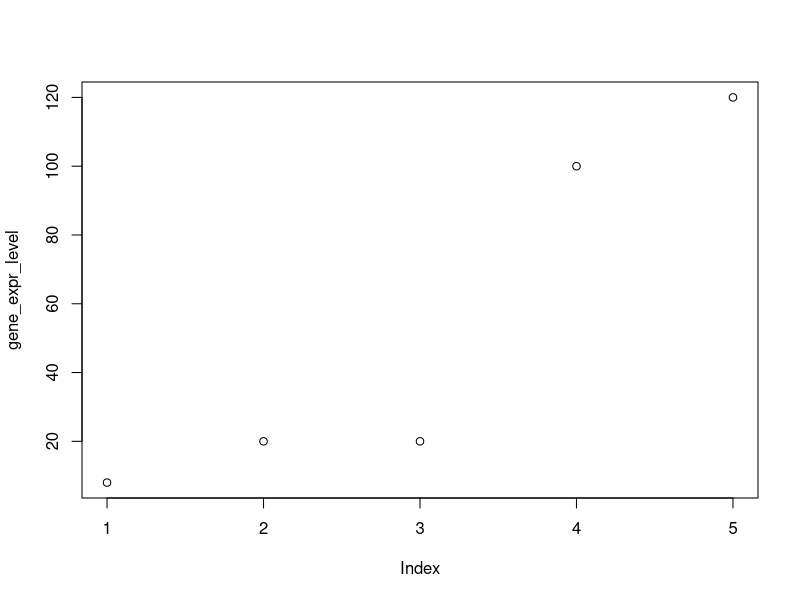
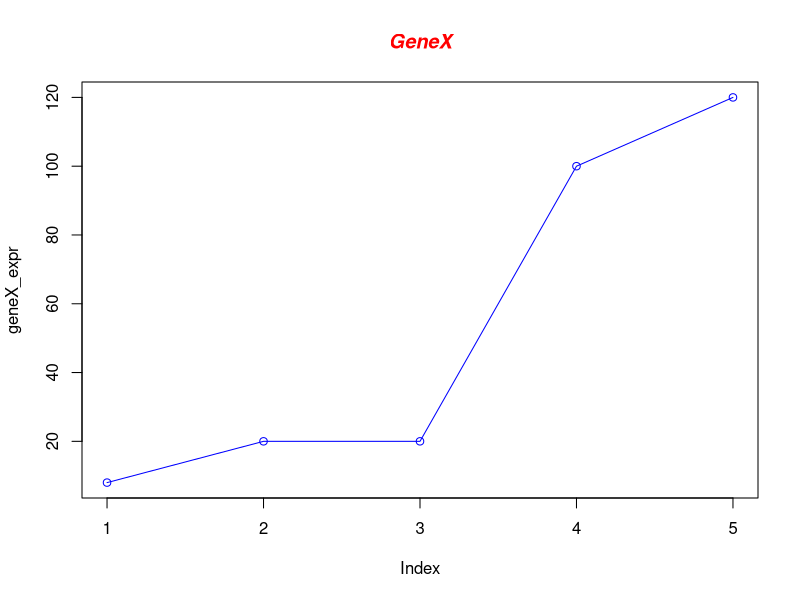
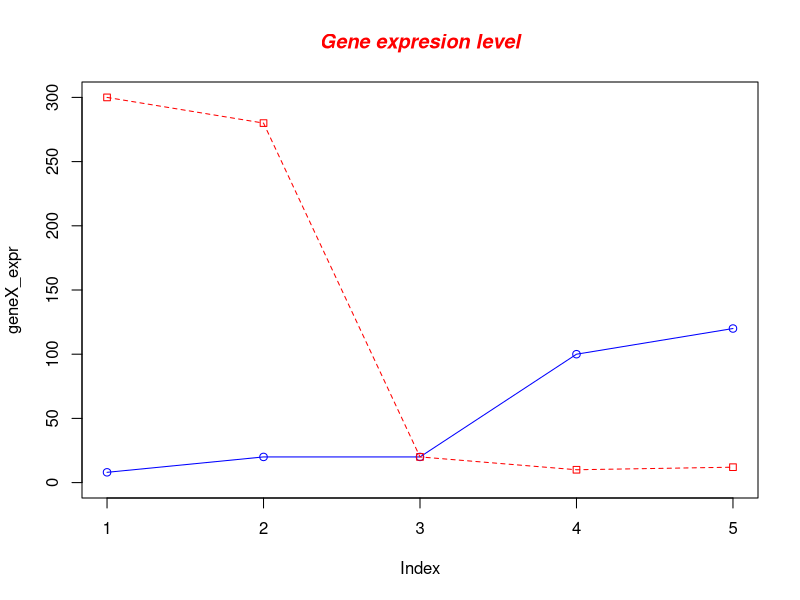

Here is the R script that generated these plots, in order:
## ---- chunk 1
# Define the gene_expr_level vector with 5 values
gene_expr_level <- c(8, 20, 20, 100, 120)

# Graph the gene_expr_fpkm vector with all defaults
plot(gene_expr_level)
## ---- chunk 2
# Define the gene_expr_level vector with 5 values
geneX_expr <- c(8, 20, 20, 100, 120)

# Graph cars using blue points overlayed by a line 
plot(geneX_expr, type="o", col="blue")

# Create a title with a red, bold/italic font
title(main="GeneX", col.main="red", font.main=4)
## ---- chunk 3
# Define the gene_expr_level vector with 5 values
geneX_expr <- c(8, 20, 20, 100, 120)
geneY_expr <- c(300, 280, 20, 10, 12)

# Graph cars using blue points overlayed by a line 
plot(geneX_expr, type="o", col="blue", ylim=c(0,300))
# Graph trucks with red dashed line and square points
lines(geneY_expr, type="o", pch=22, lty=2, col="red")
# Create a title with a red, bold/italic font
title(main="Gene expresion level", col.main="red", font.main=4)
## ---- chunk 4
fruit = c("apple", "apple", "pear", "orange")
fruit == "apple" 
## ---- chunk 5
fruit = c("apple", "apple", "pear", "orange")
which(fruit == "apple")
## ---- chunk 6
fruit = c("apple", "apple", "pear", "orange")
which(fruit == "apple" | fruit == "pear")
## ---- chunk 7
foo <- vector(mode="list", length=3)
names(foo) <- c("tic", "tac", "toe")
foo[[1]] <- 12; foo[[2]] <- 22; foo[[3]] <- 33
foo
names(foo)
